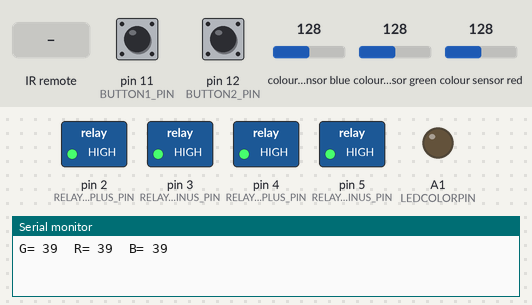
Bench run of a sketch on a simulated Arduino Uno, built with avr-gcc and run on an emulated ATmega328P. Shown: switched loads named in the sketch (green lamp = pin HIGH), output pins drawn as LEDs (lit = HIGH), the last lines printed to the serial monitor. Wiring (inferred from the names in the program): TCS3200 colour sensor: output pin 10; S2 pin 8; S3 pin 9; S0 pin 6; S1 pin 7. The inputs (shaded band) are chosen by the test bench; at power-on: pin 11 (BUTTON1_PIN) LOW, pin 12 (BUTTON2_PIN) LOW, colour sensor blue 128, colour sensor green 128, colour sensor red 128. Pins used as bus, display or sensor lines are not drawn.

Above: at 1.2 s.
1.3 s: infrared code 0xFFE01F received
At 2.0 s:
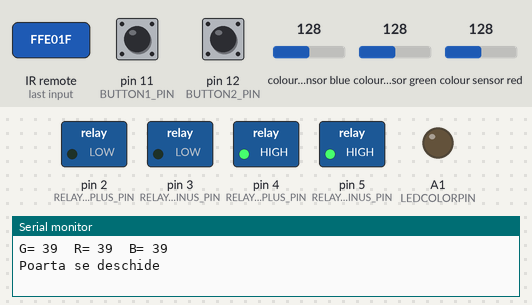
3.2 s: pin 11 (BUTTON1_PIN) pulled HIGH for 0.15 s
At 3.5 s:
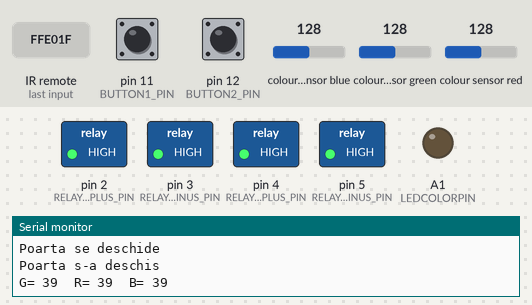
4.8 s: infrared code 0xFFA857 received
At 5.6 s:
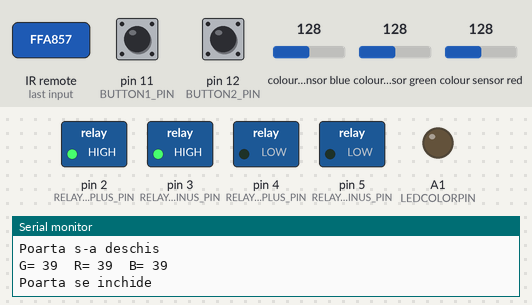
6.4 s: pin 12 (BUTTON2_PIN) pulled HIGH for 0.15 s
At 7.2 s:
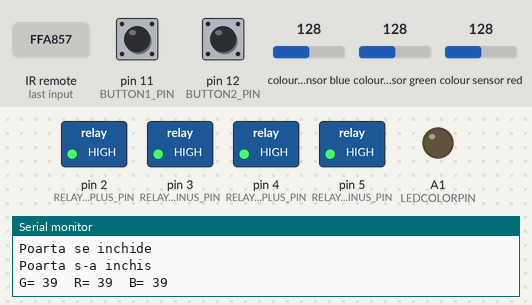
Timing chart, 0 to 9.0 s (numbered marks = the images above; inputs shaded):
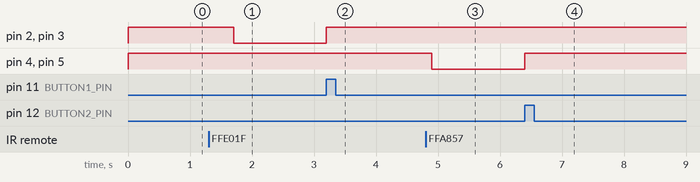

The sketch:

GateOpeningUnit.ino
```cpp
#define BUTTON1_PIN 11
#define BUTTON2_PIN 12
#define INFRARED_PIN 13

#define RELAY1_OPENPLUS_PIN 2
#define RELAY1_OPENMINUS_PIN 3
#define RELAY2_CLOSEPLUS_PIN 4
#define RELAY2_CLOSEMINUS_PIN 5

#define LEDCOLORPIN A1
#define S0 6
#define S1 7
#define S2 8
#define S3 9
#define sensorOut 10
#include <IRremote.h>
#define OPEN 0
#define CLOSED 1
#define CODMINUS 0xFFE01F
#define CODPLUS 0xFFA857
IRrecv irrecv(INFRARED_PIN);
decode_results results;

int gatePosition;

void setup() {
  Serial.begin(9600);
  //Setting up the button pins
  pinMode (BUTTON1_PIN, INPUT);
  pinMode (BUTTON2_PIN, INPUT);
  //done with buttons

  //setting up the relays
  pinMode (RELAY1_OPENPLUS_PIN, OUTPUT);
  pinMode (RELAY1_OPENMINUS_PIN, OUTPUT);

  pinMode (RELAY2_CLOSEPLUS_PIN, OUTPUT);
  pinMode (RELAY2_CLOSEMINUS_PIN, OUTPUT);

  digitalWrite (RELAY1_OPENPLUS_PIN, HIGH);
  digitalWrite (RELAY1_OPENMINUS_PIN, HIGH);
  digitalWrite (RELAY2_CLOSEPLUS_PIN, HIGH);
  digitalWrite (RELAY2_CLOSEMINUS_PIN, HIGH);
  //done with relays

  //setting up the color sensor
  pinMode (LEDCOLORPIN, OUTPUT);
  pinMode(S0, OUTPUT);
  pinMode(S1, OUTPUT);
  pinMode(S2, OUTPUT);
  pinMode(S3, OUTPUT);
  pinMode(sensorOut, INPUT);

  digitalWrite(LEDCOLORPIN, LOW);
  // Setting frequency-scaling to 20%
  digitalWrite(S0,HIGH);
  digitalWrite(S1,LOW);
  //done with color sensor

  //setting up infrared reading
  irrecv.enableIRIn();
  //done with infreared

  gatePosition = CLOSED;
}

void openGate()
{
  Serial.println("Poarta se deschide");

  digitalWrite (RELAY1_OPENPLUS_PIN, LOW);
  digitalWrite (RELAY1_OPENMINUS_PIN, LOW);

  while (digitalRead(BUTTON1_PIN) == LOW);
  digitalWrite (RELAY1_OPENPLUS_PIN, HIGH);
  digitalWrite (RELAY1_OPENMINUS_PIN, HIGH);
  Serial.println("Poarta s-a deschis");

  gatePosition = OPEN;
}
void closeGate()
{

  Serial.println("Poarta se inchide");

  digitalWrite (RELAY2_CLOSEPLUS_PIN, LOW);
  digitalWrite (RELAY2_CLOSEMINUS_PIN, LOW);

  while (digitalRead(BUTTON2_PIN) == LOW);

  digitalWrite (RELAY2_CLOSEPLUS_PIN, HIGH);
  digitalWrite (RELAY2_CLOSEMINUS_PIN, HIGH);

  Serial.println("Poarta s-a inchis");

  gatePosition = CLOSED;
}

void loop() {

  if (irrecv.decode (&results))
  {
    if (results.value == CODMINUS && gatePosition == CLOSED )
    {
      openGate();
    }
    else if (results.value == CODPLUS && gatePosition == OPEN)
    {
      closeGate();
    }
    irrecv.resume();
  }
  else {
    int redcolor, bluecolor,greencolor;
     // Setting red filtered photodiodes to be read
  digitalWrite(S2,LOW);
  digitalWrite(S3,LOW);

  // Reading the output frequency
  greencolor = pulseIn(sensorOut, LOW);

  // Printing the value on the serial monitor
  Serial.print("G= ");//printing name
  Serial.print(greencolor);//printing RED color frequency
  Serial.print("  ");
  delay(100);


  // Setting Green filtered photodiodes to be read
  digitalWrite(S2,HIGH);
  digitalWrite(S3,HIGH);
  // Reading the output frequency
  redcolor = pulseIn(sensorOut, LOW);

  // Printing the value on the serial monitor
  Serial.print("R= ");//printing name
  Serial.print(redcolor);//printing RED color frequency
  Serial.print("  ");
  delay(100);


  // Setting Blue filtered photodiodes to be read
  digitalWrite(S2,LOW);
  digitalWrite(S3,HIGH);
  // Reading the output frequency
  bluecolor = pulseIn(sensorOut, LOW);
  // Printing the value on the serial monitor
  Serial.print("B= ");//printing name
  Serial.print(bluecolor);//printing RED color frequency
  Serial.println("  ");

  delay (1500);

  if (redcolor > 7000 && greencolor < 7000 && gatePosition == CLOSED )
      openGate();
  else if (redcolor < 7000 && greencolor > 7000  && gatePosition == OPEN)
          closeGate();

  }

}
```

Measured:
- after the input at 1.3 s, pin 2 (RELAY1_OPENPLUS_PIN), pin 3 (RELAY1_OPENMINUS_PIN): HIGH → LOW after 0.40 s
- after the input at 3.2 s, pin 2 (RELAY1_OPENPLUS_PIN), pin 3 (RELAY1_OPENMINUS_PIN): LOW → HIGH at once
- after the input at 4.8 s, pin 4 (RELAY2_CLOSEPLUS_PIN), pin 5 (RELAY2_CLOSEMINUS_PIN): HIGH → LOW after 0.10 s
- after the input at 6.4 s, pin 4 (RELAY2_CLOSEPLUS_PIN), pin 5 (RELAY2_CLOSEMINUS_PIN): LOW → HIGH at once
